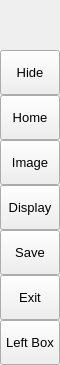
        <widget class="QFrame" name="leftMenuBg">
         <property name="minimumSize">
          <size>
           <width>60</width>
           <height>0</height>
          </size>
         </property>
         <property name="maximumSize">
          <size>
           <width>60</width>
           <height>16777215</height>
          </size>
         </property>
         <property name="frameShape">
          <enum>QFrame::NoFrame</enum>
         </property>
         <property name="frameShadow">
          <enum>QFrame::Raised</enum>
         </property>
         <layout class="QVBoxLayout" name="verticalLayout_3">
          <property name="spacing">
           <number>0</number>
          </property>
          <property name="leftMargin">
           <number>0</number>
          </property>
          <property name="topMargin">
           <number>0</number>
          </property>
          <property name="rightMargin">
           <number>0</number>
          </property>
          <property name="bottomMargin">
           <number>0</number>
          </property>
          <item>
           <widget class="QFrame" name="topLogoInfo">
            <property name="minimumSize">
             <size>
              <width>0</width>
              <height>50</height>
             </size>
            </property>
            <property name="maximumSize">
             <size>
              <width>16777215</width>
              <height>50</height>
             </size>
            </property>
            <property name="styleSheet">
             <string notr="true"/>
            </property>
            <property name="frameShape">
             <enum>QFrame::NoFrame</enum>
            </property>
            <property name="frameShadow">
             <enum>QFrame::Raised</enum>
            </property>
            <widget class="QFrame" name="topLogo">
             <property name="geometry">
              <rect>
               <x>10</x>
               <y>5</y>
               <width>42</width>
               <height>42</height>
              </rect>
             </property>
             <property name="minimumSize">
              <size>
               <width>42</width>
               <height>42</height>
              </size>
             </property>
             <property name="maximumSize">
              <size>
               <width>42</width>
               <height>42</height>
              </size>
             </property>
             <property name="styleSheet">
              <string notr="true">background-image: url(:/images/images/YH-R.png);</string>
             </property>
             <property name="frameShape">
              <enum>QFrame::NoFrame</enum>
             </property>
             <property name="frameShadow">
              <enum>QFrame::Raised</enum>
             </property>
            </widget>
            <widget class="QLabel" name="titleLeftApp">
             <property name="geometry">
              <rect>
               <x>70</x>
               <y>8</y>
               <width>160</width>
               <height>20</height>
              </rect>
             </property>
             <property name="font">
              <font>
               <family>Segoe UI Semibold</family>
               <pointsize>12</pointsize>
               <weight>7</weight>
               <italic>false</italic>
               <bold>false</bold>
              </font>
             </property>
             <property name="text">
              <string>YH Program</string>
             </property>
             <property name="alignment">
              <set>Qt::AlignLeading|Qt::AlignLeft|Qt::AlignTop</set>
             </property>
            </widget>
            <widget class="QLabel" name="titleLeftDescription">
             <property name="geometry">
              <rect>
               <x>70</x>
               <y>27</y>
               <width>160</width>
               <height>16</height>
              </rect>
             </property>
             <property name="maximumSize">
              <size>
               <width>16777215</width>
               <height>16</height>
              </size>
             </property>
             <property name="font">
              <font>
               <family>Segoe UI</family>
               <pointsize>8</pointsize>
               <weight>50</weight>
               <italic>false</italic>
               <bold>false</bold>
              </font>
             </property>
             <property name="text">
              <string>Menu and Function</string>
             </property>
             <property name="alignment">
              <set>Qt::AlignLeading|Qt::AlignLeft|Qt::AlignTop</set>
             </property>
            </widget>
           </widget>
          </item>
          <item>
           <widget class="QFrame" name="leftMenuFrame">
            <property name="frameShape">
             <enum>QFrame::NoFrame</enum>
            </property>
            <property name="frameShadow">
             <enum>QFrame::Raised</enum>
            </property>
            <layout class="QVBoxLayout" name="verticalMenuLayout">
             <property name="spacing">
              <number>0</number>
             </property>
             <property name="leftMargin">
              <number>0</number>
             </property>
             <property name="topMargin">
              <number>0</number>
             </property>
             <property name="rightMargin">
              <number>0</number>
             </property>
             <property name="bottomMargin">
              <number>0</number>
             </property>
             <item>
              <widget class="QFrame" name="toggleBox">
               <property name="maximumSize">
                <size>
                 <width>16777215</width>
                 <height>45</height>
                </size>
               </property>
               <property name="frameShape">
                <enum>QFrame::NoFrame</enum>
               </property>
               <property name="frameShadow">
                <enum>QFrame::Raised</enum>
               </property>
               <layout class="QVBoxLayout" name="verticalLayout_4">
                <property name="spacing">
                 <number>0</number>
                </property>
                <property name="leftMargin">
                 <number>0</number>
                </property>
                <property name="topMargin">
                 <number>0</number>
                </property>
                <property name="rightMargin">
                 <number>0</number>
                </property>
                <property name="bottomMargin">
                 <number>0</number>
                </property>
                <item>
                 <widget class="QPushButton" name="toggleButton">
                  <property name="sizePolicy">
                   <sizepolicy hsizetype="Expanding" vsizetype="Fixed">
                    <horstretch>0</horstretch>
                    <verstretch>0</verstretch>
                   </sizepolicy>
                  </property>
                  <property name="minimumSize">
                   <size>
                    <width>0</width>
                    <height>45</height>
                   </size>
                  </property>
                  <property name="font">
                   <font>
                    <family>Segoe UI</family>
                    <pointsize>10</pointsize>
                    <weight>50</weight>
                    <italic>false</italic>
                    <bold>false</bold>
                   </font>
                  </property>
                  <property name="cursor">
                   <cursorShape>PointingHandCursor</cursorShape>
                  </property>
                  <property name="layoutDirection">
                   <enum>Qt::LeftToRight</enum>
                  </property>
                  <property name="styleSheet">
                   <string notr="true">background-image: url(:/icons/icons/icon_menu.png);</string>
                  </property>
                  <property name="text">
                   <string>Hide</string>
                  </property>
                 </widget>
                </item>
               </layout>
              </widget>
             </item>
             <item alignment="Qt::AlignTop">
              <widget class="QFrame" name="topMenu">
               <property name="frameShape">
                <enum>QFrame::NoFrame</enum>
               </property>
               <property name="frameShadow">
                <enum>QFrame::Raised</enum>
               </property>
               <layout class="QVBoxLayout" name="verticalLayout_8">
                <property name="spacing">
                 <number>0</number>
                </property>
                <property name="leftMargin">
                 <number>0</number>
                </property>
                <property name="topMargin">
                 <number>0</number>
                </property>
                <property name="rightMargin">
                 <number>0</number>
                </property>
                <property name="bottomMargin">
                 <number>0</number>
                </property>
                <item>
                 <widget class="QPushButton" name="btn_home">
                  <property name="sizePolicy">
                   <sizepolicy hsizetype="Expanding" vsizetype="Fixed">
                    <horstretch>0</horstretch>
                    <verstretch>0</verstretch>
                   </sizepolicy>
                  </property>
                  <property name="minimumSize">
                   <size>
                    <width>0</width>
                    <height>45</height>
                   </size>
                  </property>
                  <property name="font">
                   <font>
                    <family>Segoe UI</family>
                    <pointsize>10</pointsize>
                    <weight>50</weight>
                    <italic>false</italic>
                    <bold>false</bold>
                   </font>
                  </property>
                  <property name="cursor">
                   <cursorShape>PointingHandCursor</cursorShape>
                  </property>
                  <property name="layoutDirection">
                   <enum>Qt::LeftToRight</enum>
                  </property>
                  <property name="styleSheet">
                   <string notr="true">background-image: url(:/icons/icons/cil-home.png);</string>
                  </property>
                  <property name="text">
                   <string>Home</string>
                  </property>
                 </widget>
                </item>
                <item>
                 <widget class="QPushButton" name="btn_image">
                  <property name="sizePolicy">
                   <sizepolicy hsizetype="Expanding" vsizetype="Fixed">
                    <horstretch>0</horstretch>
                    <verstretch>0</verstretch>
                   </sizepolicy>
                  </property>
                  <property name="minimumSize">
                   <size>
                    <width>0</width>
                    <height>45</height>
                   </size>
                  </property>
                  <property name="font">
                   <font>
                    <family>Segoe UI</family>
                    <pointsize>10</pointsize>
                    <weight>50</weight>
                    <italic>false</italic>
                    <bold>false</bold>
                   </font>
                  </property>
                  <property name="cursor">
                   <cursorShape>PointingHandCursor</cursorShape>
                  </property>
                  <property name="layoutDirection">
                   <enum>Qt::LeftToRight</enum>
                  </property>
                  <property name="styleSheet">
                   <string notr="true">background-image: url(:/icons/icons/cil-image1.png);</string>
                  </property>
                  <property name="text">
                   <string>Image</string>
                  </property>
                 </widget>
                </item>
                <item>
                 <widget class="QPushButton" name="btn_display">
                  <property name="sizePolicy">
                   <sizepolicy hsizetype="Expanding" vsizetype="Fixed">
                    <horstretch>0</horstretch>
                    <verstretch>0</verstretch>
                   </sizepolicy>
                  </property>
                  <property name="minimumSize">
                   <size>
                    <width>0</width>
                    <height>45</height>
                   </size>
                  </property>
                  <property name="font">
                   <font>
                    <family>Segoe UI</family>
                    <pointsize>10</pointsize>
                    <weight>50</weight>
                    <italic>false</italic>
                    <bold>false</bold>
                   </font>
                  </property>
                  <property name="cursor">
                   <cursorShape>PointingHandCursor</cursorShape>
                  </property>
                  <property name="layoutDirection">
                   <enum>Qt::LeftToRight</enum>
                  </property>
                  <property name="styleSheet">
                   <string notr="true">background-image: url(:/icons/icons/cil-browser.png);
</string>
                  </property>
                  <property name="text">
                   <string>Display</string>
                  </property>
                 </widget>
                </item>
                <item>
                 <widget class="QPushButton" name="btn_save">
                  <property name="sizePolicy">
                   <sizepolicy hsizetype="Expanding" vsizetype="Fixed">
                    <horstretch>0</horstretch>
                    <verstretch>0</verstretch>
                   </sizepolicy>
                  </property>
                  <property name="minimumSize">
                   <size>
                    <width>0</width>
                    <height>45</height>
                   </size>
                  </property>
                  <property name="font">
                   <font>
                    <family>Segoe UI</family>
                    <pointsize>10</pointsize>
                    <weight>50</weight>
                    <italic>false</italic>
                    <bold>false</bold>
                   </font>
                  </property>
                  <property name="cursor">
                   <cursorShape>PointingHandCursor</cursorShape>
                  </property>
                  <property name="layoutDirection">
                   <enum>Qt::LeftToRight</enum>
                  </property>
                  <property name="styleSheet">
                   <string notr="true">background-image: url(:/icons/icons/cil-save.png)</string>
                  </property>
                  <property name="text">
                   <string>Save</string>
                  </property>
                 </widget>
                </item>
                <item>
                 <widget class="QPushButton" name="btn_exit">
                  <property name="sizePolicy">
                   <sizepolicy hsizetype="Expanding" vsizetype="Fixed">
                    <horstretch>0</horstretch>
                    <verstretch>0</verstretch>
                   </sizepolicy>
                  </property>
                  <property name="minimumSize">
                   <size>
                    <width>0</width>
                    <height>45</height>
                   </size>
                  </property>
                  <property name="font">
                   <font>
                    <family>Segoe UI</family>
                    <pointsize>10</pointsize>
                    <weight>50</weight>
                    <italic>false</italic>
                    <bold>false</bold>
                   </font>
                  </property>
                  <property name="cursor">
                   <cursorShape>PointingHandCursor</cursorShape>
                  </property>
                  <property name="layoutDirection">
                   <enum>Qt::LeftToRight</enum>
                  </property>
                  <property name="styleSheet">
                   <string notr="true">background-image: url(:/icons/icons/cil-x.png);</string>
                  </property>
                  <property name="text">
                   <string>Exit</string>
                  </property>
                 </widget>
                </item>
               </layout>
              </widget>
             </item>
             <item alignment="Qt::AlignBottom">
              <widget class="QFrame" name="bottomMenu">
               <property name="frameShape">
                <enum>QFrame::NoFrame</enum>
               </property>
               <property name="frameShadow">
                <enum>QFrame::Raised</enum>
               </property>
               <layout class="QVBoxLayout" name="verticalLayout_9">
                <property name="spacing">
                 <number>0</number>
                </property>
                <property name="leftMargin">
                 <number>0</number>
                </property>
                <property name="topMargin">
                 <number>0</number>
                </property>
                <property name="rightMargin">
                 <number>0</number>
                </property>
                <property name="bottomMargin">
                 <number>0</number>
                </property>
                <item>
                 <widget class="QPushButton" name="toggleLeftBox">
                  <property name="sizePolicy">
                   <sizepolicy hsizetype="Expanding" vsizetype="Fixed">
                    <horstretch>0</horstretch>
                    <verstretch>0</verstretch>
                   </sizepolicy>
                  </property>
                  <property name="minimumSize">
                   <size>
                    <width>0</width>
                    <height>45</height>
                   </size>
                  </property>
                  <property name="font">
                   <font>
                    <family>Segoe UI</family>
                    <pointsize>10</pointsize>
                    <weight>50</weight>
                    <italic>false</italic>
                    <bold>false</bold>
                   </font>
                  </property>
                  <property name="cursor">
                   <cursorShape>PointingHandCursor</cursorShape>
                  </property>
                  <property name="layoutDirection">
                   <enum>Qt::LeftToRight</enum>
                  </property>
                  <property name="styleSheet">
                   <string notr="true">background-image: url(:/icons/icons/icon_settings.png);</string>
                  </property>
                  <property name="text">
                   <string>Left Box</string>
                  </property>
                 </widget>
                </item>
               </layout>
              </widget>
             </item>
            </layout>
           </widget>
          </item>
         </layout>
        </widget>
